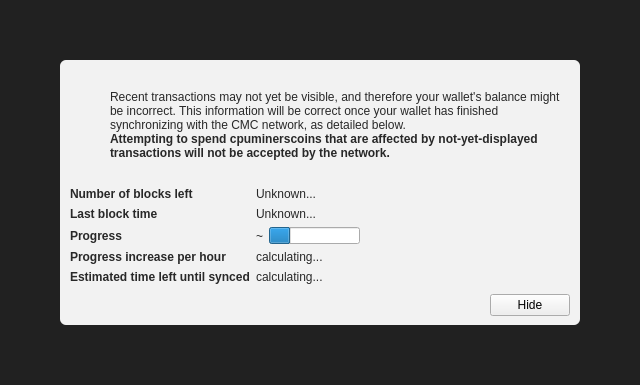
<?xml version="1.0" encoding="UTF-8"?>
<ui version="4.0">
 <class>ModalOverlay</class>
 <widget class="ModalOverlay" name="ModalOverlay">
  <property name="geometry">
   <rect>
    <x>0</x>
    <y>0</y>
    <width>640</width>
    <height>385</height>
   </rect>
  </property>
  <property name="windowTitle">
   <string>Form</string>
  </property>
  <layout class="QVBoxLayout" name="verticalLayout" stretch="0">
   <property name="sizeConstraint">
    <enum>QLayout::SetDefaultConstraint</enum>
   </property>
   <property name="leftMargin">
    <number>0</number>
   </property>
   <property name="topMargin">
    <number>0</number>
   </property>
   <property name="rightMargin">
    <number>0</number>
   </property>
   <property name="bottomMargin">
    <number>0</number>
   </property>
   <item>
    <widget class="QWidget" name="bgWidget" native="true">
     <property name="styleSheet">
      <string notr="true">#bgWidget { background: rgba(0,0,0,220); }</string>
     </property>
     <layout class="QVBoxLayout" name="verticalLayoutMain" stretch="1">
      <property name="leftMargin">
       <number>60</number>
      </property>
      <property name="topMargin">
       <number>60</number>
      </property>
      <property name="rightMargin">
       <number>60</number>
      </property>
      <property name="bottomMargin">
       <number>60</number>
      </property>
      <item>
       <widget class="QWidget" name="contentWidget" native="true">
        <property name="styleSheet">
         <string notr="true">#contentWidget { background: rgba(255,255,255,240); border-radius: 6px; }

QLabel { color: rgb(40,40,40);  }</string>
        </property>
        <layout class="QVBoxLayout" name="verticalLayoutSub" stretch="1,0,0,0">
         <property name="spacing">
          <number>0</number>
         </property>
         <property name="leftMargin">
          <number>10</number>
         </property>
         <property name="topMargin">
          <number>10</number>
         </property>
         <property name="rightMargin">
          <number>10</number>
         </property>
         <property name="bottomMargin">
          <number>10</number>
         </property>
         <item>
          <layout class="QHBoxLayout" name="horizontalLayoutIconText" stretch="0,1">
           <property name="topMargin">
            <number>20</number>
           </property>
           <item>
            <layout class="QVBoxLayout" name="verticalLayoutIcon">
             <property name="leftMargin">
              <number>0</number>
             </property>
             <item>
              <widget class="QPushButton" name="warningIcon">
               <property name="enabled">
                <bool>false</bool>
               </property>
               <property name="text">
                <string/>
               </property>
               <property name="icon">
                <iconset>
                 <normaloff>:/icons/warning</normaloff>
                 <disabledoff>:/icons/warning</disabledoff>:/icons/warning</iconset>
               </property>
               <property name="iconSize">
                <size>
                 <width>48</width>
                 <height>48</height>
                </size>
               </property>
               <property name="flat">
                <bool>true</bool>
               </property>
              </widget>
             </item>
             <item>
              <spacer name="verticalSpacerWarningIcon">
               <property name="orientation">
                <enum>Qt::Vertical</enum>
               </property>
               <property name="sizeHint" stdset="0">
                <size>
                 <width>20</width>
                 <height>40</height>
                </size>
               </property>
              </spacer>
             </item>
            </layout>
           </item>
           <item>
            <layout class="QVBoxLayout" name="verticalLayoutInfoText">
             <property name="leftMargin">
              <number>0</number>
             </property>
             <property name="topMargin">
              <number>0</number>
             </property>
             <item>
              <widget class="QLabel" name="infoText">
               <property name="text">
                <string>Recent transactions may not yet be visible, and therefore your wallet's balance might be incorrect. This information will be correct once your wallet has finished synchronizing with the CMC network, as detailed below.</string>
               </property>
               <property name="textFormat">
                <enum>Qt::RichText</enum>
               </property>
               <property name="wordWrap">
                <bool>true</bool>
               </property>
              </widget>
             </item>
             <item>
              <widget class="QLabel" name="infoTextStrong">
               <property name="font">
                <font>
                 <weight>75</weight>
                 <bold>true</bold>
                </font>
               </property>
               <property name="text">
                <string>Attempting to spend cpuminerscoins that are affected by not-yet-displayed transactions will not be accepted by the network.</string>
               </property>
               <property name="textFormat">
                <enum>Qt::RichText</enum>
               </property>
               <property name="wordWrap">
                <bool>true</bool>
               </property>
              </widget>
             </item>
             <item>
              <spacer name="verticalSpacerInTextSpace">
               <property name="orientation">
                <enum>Qt::Vertical</enum>
               </property>
               <property name="sizeHint" stdset="0">
                <size>
                 <width>20</width>
                 <height>40</height>
                </size>
               </property>
              </spacer>
             </item>
            </layout>
           </item>
          </layout>
         </item>
         <item>
          <spacer name="verticalSpacerAfterText">
           <property name="orientation">
            <enum>Qt::Vertical</enum>
           </property>
           <property name="sizeHint" stdset="0">
            <size>
             <width>20</width>
             <height>40</height>
            </size>
           </property>
          </spacer>
         </item>
         <item>
          <layout class="QFormLayout" name="formLayout">
           <property name="fieldGrowthPolicy">
            <enum>QFormLayout::FieldsStayAtSizeHint</enum>
           </property>
           <property name="horizontalSpacing">
            <number>6</number>
           </property>
           <property name="verticalSpacing">
            <number>6</number>
           </property>
           <property name="topMargin">
            <number>10</number>
           </property>
           <item row="0" column="0">
            <widget class="QLabel" name="labelNumberOfBlocksLeft">
             <property name="font">
              <font>
               <weight>75</weight>
               <bold>true</bold>
              </font>
             </property>
             <property name="text">
              <string>Number of blocks left</string>
             </property>
            </widget>
           </item>
           <item row="0" column="1">
            <widget class="QLabel" name="numberOfBlocksLeft">
             <property name="text">
              <string>Unknown...</string>
             </property>
            </widget>
           </item>
           <item row="1" column="0">
            <widget class="QLabel" name="labelLastBlockTime">
             <property name="font">
              <font>
               <weight>75</weight>
               <bold>true</bold>
              </font>
             </property>
             <property name="text">
              <string>Last block time</string>
             </property>
            </widget>
           </item>
           <item row="1" column="1">
            <widget class="QLabel" name="newestBlockDate">
             <property name="sizePolicy">
              <sizepolicy hsizetype="Maximum" vsizetype="Preferred">
               <horstretch>0</horstretch>
               <verstretch>0</verstretch>
              </sizepolicy>
             </property>
             <property name="text">
              <string>Unknown...</string>
             </property>
            </widget>
           </item>
           <item row="2" column="0">
            <widget class="QLabel" name="labelSyncDone">
             <property name="font">
              <font>
               <weight>75</weight>
               <bold>true</bold>
              </font>
             </property>
             <property name="text">
              <string>Progress</string>
             </property>
            </widget>
           </item>
           <item row="2" column="1">
            <layout class="QHBoxLayout" name="horizontalLayoutSync" stretch="0,1">
             <item>
              <widget class="QLabel" name="percentageProgress">
               <property name="text">
                <string notr="true">~</string>
               </property>
              </widget>
             </item>
             <item>
              <widget class="QProgressBar" name="progressBar">
               <property name="value">
                <number>24</number>
               </property>
               <property name="format">
                <string/>
               </property>
              </widget>
             </item>
            </layout>
           </item>
           <item row="4" column="0">
            <widget class="QLabel" name="labelProgressIncrease">
             <property name="font">
              <font>
               <weight>75</weight>
               <bold>true</bold>
              </font>
             </property>
             <property name="text">
              <string>Progress increase per hour</string>
             </property>
            </widget>
           </item>
           <item row="4" column="1">
            <widget class="QLabel" name="progressIncreasePerH">
             <property name="text">
              <string>calculating...</string>
             </property>
            </widget>
           </item>
           <item row="5" column="0">
            <widget class="QLabel" name="labelEstimatedTimeLeft">
             <property name="font">
              <font>
               <weight>75</weight>
               <bold>true</bold>
              </font>
             </property>
             <property name="text">
              <string>Estimated time left until synced</string>
             </property>
            </widget>
           </item>
           <item row="5" column="1">
            <widget class="QLabel" name="expectedTimeLeft">
             <property name="text">
              <string>calculating...</string>
             </property>
            </widget>
           </item>
          </layout>
         </item>
         <item>
          <layout class="QHBoxLayout" name="horizontalLayoutButtons">
           <property name="leftMargin">
            <number>10</number>
           </property>
           <property name="topMargin">
            <number>10</number>
           </property>
           <item>
            <spacer name="horizontalSpacer">
             <property name="orientation">
              <enum>Qt::Horizontal</enum>
             </property>
             <property name="sizeHint" stdset="0">
              <size>
               <width>40</width>
               <height>20</height>
              </size>
             </property>
            </spacer>
           </item>
           <item>
            <widget class="QPushButton" name="closeButton">
             <property name="text">
              <string>Hide</string>
             </property>
            </widget>
           </item>
          </layout>
         </item>
        </layout>
       </widget>
      </item>
     </layout>
    </widget>
   </item>
  </layout>
 </widget>
 <customwidgets>
  <customwidget>
   <class>ModalOverlay</class>
   <extends>QWidget</extends>
   <header>qt/modaloverlay.h</header>
   <container>1</container>
  </customwidget>
 </customwidgets>
 <resources/>
 <connections/>
</ui>
